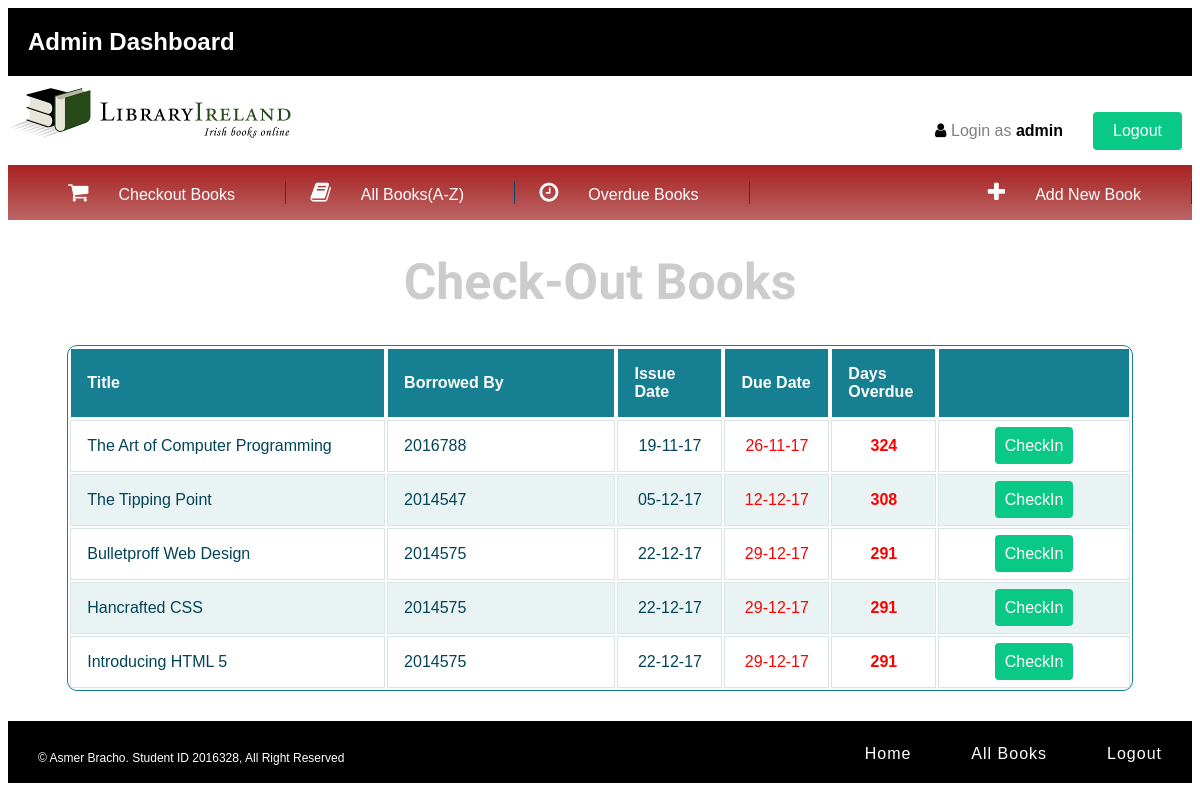
/onlineLibrary/admin/index.php (signed in), run on the app's committed database.
### tables this page shows
CREATE TABLE IF NOT EXISTS `book` (
  `title` varchar(150) NOT NULL,
  `author` varchar(150) NOT NULL,
  `isbn` int(10) unsigned zerofill NOT NULL,
  `description` varchar(3000) DEFAULT NULL,
  `id` int(11) NOT NULL AUTO_INCREMENT,
  PRIMARY KEY (`id`)
);

CREATE TABLE IF NOT EXISTS `checkedout` (
  `id` int(11) NOT NULL AUTO_INCREMENT,
  `b_id` int(10) unsigned NOT NULL,
  `s_student_id` int(7) NOT NULL,
  `date_issue` int(20) NOT NULL,
  PRIMARY KEY (`id`)
);

### onlineLibrary/admin/index.php (the view, shortened to what this page needs)
<?php
include("../resources/headeradmin.php");
include("../resources/db_conect.php");
$stmt = $DBH->prepare("SELECT * FROM book A JOIN checkedout B ON A.id = B.b_id");
$stmt->execute();
$rows = $stmt->fetchAll(PDO::FETCH_ASSOC);
?>
<!DOCTYPE html>
<html>
<head>
	<link rel="stylesheet" href="css/style.css">
	<link rel="stylesheet" href="../css/tableStyle.css">
</head>
<body>
  <div class="title">
  	<h1>Check-Out Books</h1>
  </div>
	<table class="responstable">
	 	<?php
		echo "<tr>
		<th>Title</th>
		<th>Borrowed By</th>
		<th>Issue Date</th>
		<th>Due Date</th>
		<th>Days Overdue</th>
		<th></th>
		</tr>";
		if (!empty($rows)) {
			foreach($rows as $row){
			echo "<tr>";
				echo "<td style= \"width: 30%\">";
				echo $row['title'];
				echo "</td>";
				echo "<td>";
				echo $row['s_student_id'];
				echo "</td>";
				echo "<td style= \"display: table-cell; text-align: center; width: 10%\">";
				$issue = $row['date_issue'];
				echo date('d-m-y', $issue);
				echo "</td>";
				echo "<td style= \"display: table-cell; color: red; text-align: center; width: 10%\">";
				$aWeek = $row['date_issue'] + 604800;
				echo date('d-m-y', $aWeek);
				echo "</td>";
				echo "<td style= \"display: table-cell; color: red; font-weight: bold; text-align: center; width: 10%\">";
				$aWeek = $row['date_issue'] + 604800;
				$overDue = $aWeek;
				$fechaHoy = time();
				if ($fechaHoy > $overDue) {
					echo round(($fechaHoy - $overDue)/86400);
				} else {
				}
				echo "<td>";
				echo "<a style= \"background: #0AC986; padding: 10px; color: #fff; text-decoration:none;
				-moz-border-radius: 4px; -webkit-border-radius: 4px; border-radius: 4px; margin: 0 auto;
				\" href= checkIn.php?id=".$row['id'].">CheckIn</a>";
				echo "</td>";
			echo "</tr>";
			}
		}
		?>
</table>
</body>
</html>
<?php
include ('../resources/footer.php');
?>

### onlineLibrary/css/style.css (style rules this page uses)
* { box-sizing: border-box; -moz-box-sizing: border-box; -webkit-box-sizing: border-box; font-family: arial; }
body { background: #fff; }
h1 { color: #ccc; text-align: center; font-family: 'Vibur', cursive; font-size: 50px; }

### onlineLibrary/css/tableStyle.css (style rules this page uses)
.responstable { margin: 0 auto; width: 90%; overflow: hidden; background: #FFF; color: #024457; border-radius: 10px; border: 1px solid #167F92; }
.responstable tr { border: 1px solid #D9E4E6; }
.responstable tr:nth-child(odd) { background-color: #EAF3F3; }
.responstable th { display: none; border: 1px solid #FFF; background-color: #167F92; color: #FFF; padding: 1em; }
.responstable th:first-child { text-align: justify; }
.responstable th:last-child { display: table-cell; text-align: center; }
.responstable th:nth-child(2) { display: table-cell; }
.responstable th:nth-child(2):after { content: attr(data-th); }
@media (min-width: 480px) { .responstable th:nth-child(2):after { display: none; } }
.responstable td { display: block; word-wrap: break-word; max-width: 7em; }
.responstable td:first-child { display: table-cell; text-align: justify; border-right: 1px solid #D9E4E6; }
.responstable td:last-child { display: table-cell; text-align: center; border-right: 1px solid #D9E4E6; }
@media (min-width: 480px) { .responstable td { border: 1px solid #D9E4E6; } }
.responstable th, .responstable td { text-align: left; margin: .5em 1em; }
@media (min-width: 480px) { .responstable th, .responstable td { display: table-cell; padding: 1em; } }

### data on the page
book: title "The Art of Computer Programming", checkedout.s_student_id "2016788", checkedout.date_issue "19-11-17", checkedout.date_issue "26-11-17", checkedout.date_issue "324"
book: title "The Tipping Point", checkedout.s_student_id "2014547", checkedout.date_issue "05-12-17", checkedout.date_issue "12-12-17", checkedout.date_issue "308"
book: title "Bulletproff Web Design", checkedout.s_student_id "2014575", checkedout.date_issue "22-12-17", checkedout.date_issue "29-12-17", checkedout.date_issue "291"
book: title "Hancrafted CSS", checkedout.s_student_id "2014575", checkedout.date_issue "22-12-17", checkedout.date_issue "29-12-17", checkedout.date_issue "291"
book: title "Introducing HTML 5", checkedout.s_student_id "2014575", checkedout.date_issue "22-12-17", checkedout.date_issue "29-12-17", checkedout.date_issue "291"

### other printed values
$log_name "admin"
